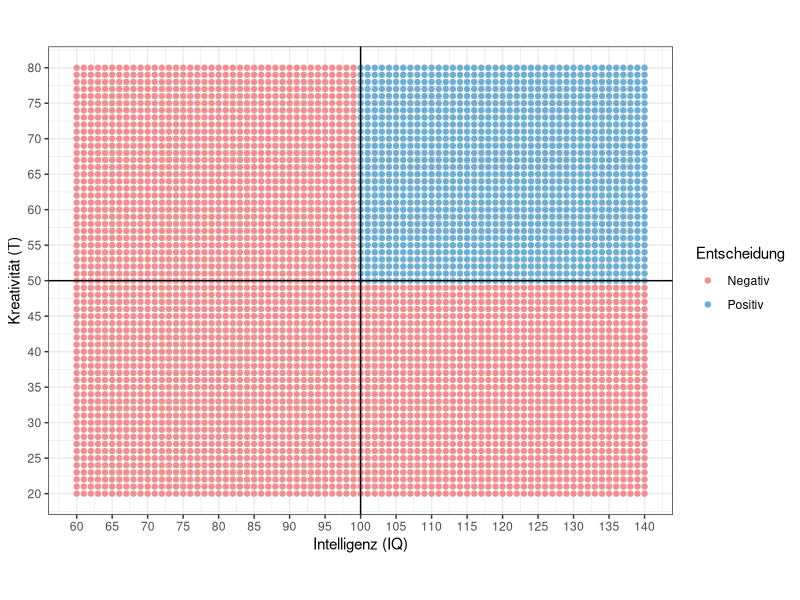

Source code (R):
## ---- chunk 1
library(ggplot2)

dat <- expand.grid(x = 60:140, y = 20:80)
dat$Entscheidung <- dat$x >= 100 & dat$y >= 50
dat$Entscheidung <- c("Negativ", "Positiv")[as.numeric(dat$Entscheidung)+1]

ggplot(
    dat,
    aes(x = x, y = y, color = Entscheidung)
) + 
    geom_point() +
    scale_x_continuous(breaks = seq(-1000, 1000, 5)) + 
    scale_y_continuous(breaks = seq(-1000, 1000, 5)) + 
    geom_hline(yintercept = 50, linetype = 1) +
    geom_vline(xintercept = 100, linetype = 1) +
    theme_bw() +
    scale_color_manual(values = c("#f28e8e", "#6baed6")) +
    xlab("Intelligenz (IQ)") +
    ylab("Kreativität (T)") +
    coord_fixed()

